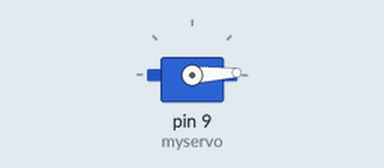
The sketch below on a simulated Arduino Uno, built with avr-gcc and run on an emulated ATmega328P. Parts: servo. What the sketch prints to the serial monitor is not drawn.

Above: at 0.05 s.
At 1.35 s:
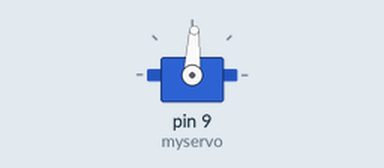
At 2.65 s:
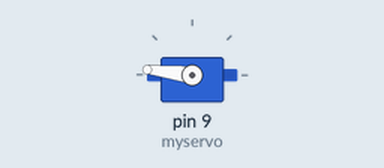
At 5.25 s:
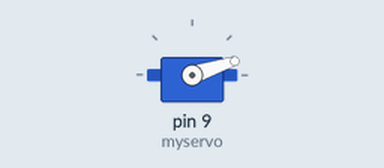
Timing chart, 0 to 7.2 s (numbered marks = the images above):
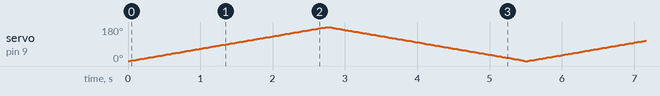

The sketch:

basic_servo_sweep.ino
```cpp
#include <Servo.h>
Servo myservo;

int pos = 0;    // variable to store the servo position

void setup() {
  Serial.begin(9600);
  myservo.attach(9);  // attaches the servo on pin 9 to the servo object
//  pinMode(9,OUTPUT);
}

void loop() {
  for (pos = 0; pos <= 180; pos += 1) { // goes from 0 degrees to 180 degrees
    myservo.write(pos);              // tell servo to go to position in variable 'pos'
    delay(15);
    Serial.println(pos);
    // waits 15ms for the servo to reach the position
  }
  for (pos = 180; pos >= 0; pos -= 1) { // goes from 180 degrees to 0 degrees
    myservo.write(pos);              // tell servo to go to position in variable 'pos'
    delay(15);
    Serial.println(pos);// waits 15ms for the servo to reach the position
  }
}
```
